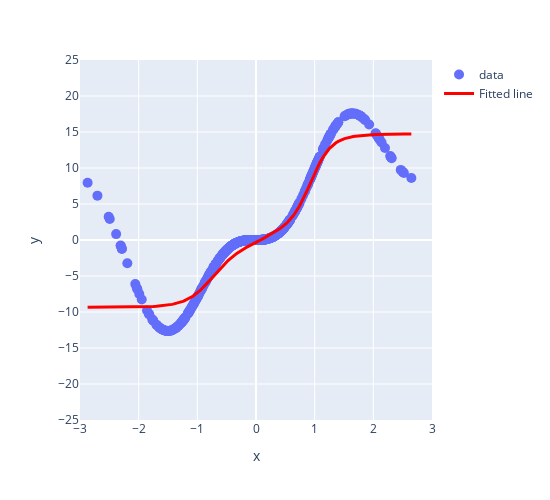

Notebook source saved alongside this figure:
### Code cell
y_p = model(X_t).detach().numpy().squeeze()
plot_regression(X, y, y_p, y_range=[-25, 25], dy=5)

### Figure 1 — Plotly figure (JSON) as saved in the notebook; plotly's stock layout.template omitted (floating-point values rounded to 4 significant figures; data arrays with more than 128 entries replaced by an {"elided": "..."} marker saying what was removed)
{"data": [{"marker": {"size": 10}, "mode": "markers", "name": "data", "type": "scatter", "x": {"elided": "500 float values"}, "y": {"elided": "500 float values"}}, {"line": {"color": "red", "width": 3}, "mode": "lines", "name": "Fitted line", "type": "scatter", "x": {"elided": "500 float values"}, "y": {"elided": "500 float values"}}], "layout": {"height": 500, "margin": {"t": 60}, "title": {"x": 0.46, "y": 0.93}, "width": 550, "xaxis": {"dtick": 1, "range": [-3, 3], "tick0": -3, "title": {"text": "x"}}, "yaxis": {"dtick": 5, "range": [-25, 25], "tick0": -25, "title": {"text": "y"}}}}
